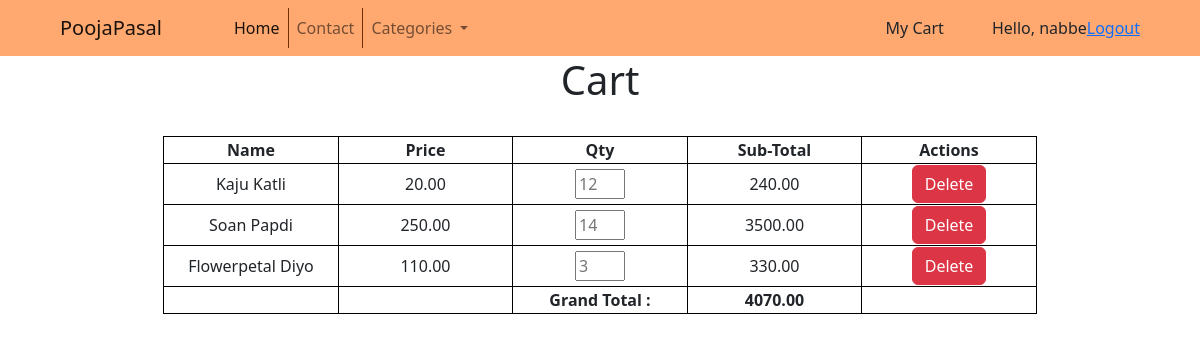
The page /cart/ (signed in) on the database as committed earlier.
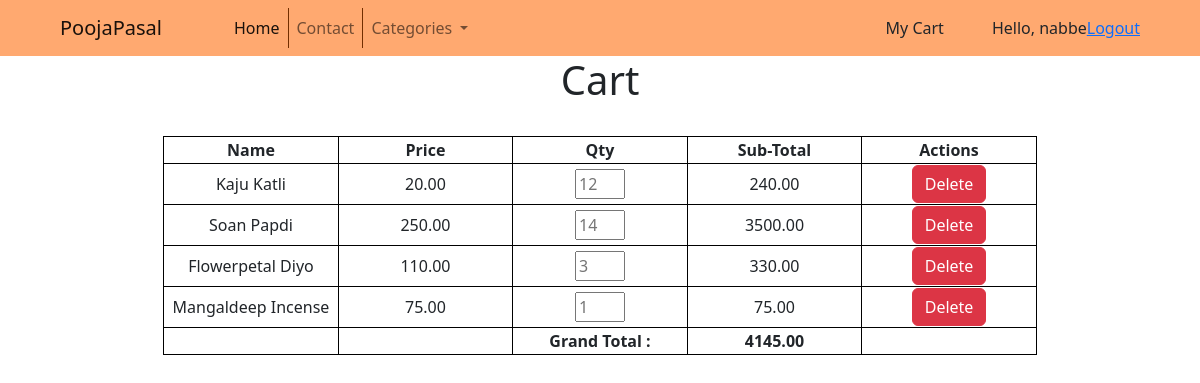
The same page on the database as committed later.
### userauths/models.py (models this page shows, shortened)
class User(AbstractUser):
    email = models.EmailField(unique=True)
    username = models.CharField(max_length=100)
    phone = models.IntegerField(blank=True, null=True)
    address = models.CharField(max_length=100)
    USERNAME_FIELD = "email"
    REQUIRED_FIELDS = ["username"]

### cart/models.py (models this page shows)
class CartItems(models.Model):
    cart = models.ForeignKey(Cart, on_delete=models.CASCADE, related_name="cart_items")
    product = models.ForeignKey(Product, on_delete=models.CASCADE, related_name="product")
    quantity = models.IntegerField(default=1, blank=False, null=False)
    @property
    def sub_total(self):
        return self.product.price * self.quantity

### pooja/models.py (models this page shows, shortened)
class Product(models.Model):
    name = models.CharField(max_length=100)
    desc = models.TextField(max_length=500, null=True, blank=True)
    category = models.ForeignKey(Category, on_delete=models.SET_NULL, null=True)
    image = models.ImageField(upload_to="Product", default="nothing.jpg")
    price = models.DecimalField(max_digits=10, decimal_places=2, default=100.00)
    in_stock = models.BooleanField(default=True)
    class Meta:
        verbose_name_plural = "Products"

### cart/views.py (the view, shortened to what this page needs)
# urls.py: path('cart/', views.cart, name="cart"),
def cart(request):
    n_cart = Cart.objects.get(user=request.user)
    items = CartItems.objects.filter(cart=n_cart)
    category = Category.objects.all()
    count = item_count(request.user)
    total = total_cost(request.user)
    context = {
        'cart': n_cart,
        'items': items,
        'category': category,
        'count':count,
        'total': total,
    }
    return render(request, "cart.html", context)

### cart/models.py (called while the page is built)
def item_count(user):
    return CartItems.objects.filter(cart__user=user).count()

def total_cost(user):
    items = CartItems.objects.filter(cart__user=user)
    total = 0
    for c in items:
        total += (c.product.price * c.quantity)
    return total

### templates/cart.html (shortened to what this page needs)
{% extends 'nav.html' %}
{% block body %}
    <div class="container">
        <h1 class="d-flex justify-content-center">Cart</h1>
        <br>
        <table width="80%" style="margin: auto; table-layout: fixed">
            <tr>
                <th>Name</th>
                <th>Price</th>
                <th>Qty</th>
                <th>Sub-Total</th>
                <th>Actions</th>
            </tr>
            {% for i in items %}
                <tr>
                    <td>{{ i.product.name }}</td>
                    <td>{{ i.product.price }}</td>
                    <td>
                        <form method="POST">
                            <input style="width: 50px" type="number" min="1" id="number-{{ forloop.counter }}" name="quantity"
                                   onkeypress="return (event.charCode !=8 && event.charCode ==0 || (event.charCode >= 48 && event.charCode <= 57))"
                                   placeholder="{{ i.quantity }}"/>
                        </form>
                    </td>
                    <td>{{ i.sub_total }}</td>
                    <td>
                                <a href="{% url 'delete_from_cart' i.product.id %}">
                                    <button class="btn btn-danger">Delete</button>
                                </a>
                        </div>
                    </td>
                </tr>
            {% endfor %}
            <tr style="text-align: end; font-weight: bold">
                <td></td>
                <td></td>
                <td>Grand Total : </td>
                <td>{{ total }}</td>
                <td></td>
            </tr>
{% endblock %}

### templates/nav.html (shortened to what this page needs)
<!DOCTYPE html>
<html lang="en">
<head>
    <link href="https://cdn.jsdelivr.net/npm/bootstrap@5.2.3/dist/css/bootstrap.min.css" rel="stylesheet"
>
<link rel="stylesheet" href="../static/css/style2.css">
</head>
<body>
<nav class="navbar navbar-expand-lg px-5" style="background-color: #ffa970;">
    <div class="container-fluid">
        <a class="navbar-brand" href="../">PoojaPasal</a>
        <div class="collapse navbar-collapse" id="navbarSupportedContent">
            <ul class="navbar-nav me-auto mb-2 mb-lg-0 px-5">
                <li class="nav-item bdr-right">
                    <a class="nav-link active " aria-current="page" href="../">Home</a>
                </li>
                <li class="nav-item bdr-right">
                    <a class="nav-link" href="#">Contact</a>
                </li>
                <li class="nav-item dropdown">
                    <a class="nav-link dropdown-toggle" href="#" role="button" data-bs-toggle="dropdown"
                       aria-expanded="false">
                        Categories
                    </a>
                </li>
            </ul>
            {% if user.is_authenticated %}
            <ul class="navbar mb-2 mb-lg-0 px-5">
                <li class="nav-link"><a href="{% url 'cart' %}" class="nav-link">My Cart</a></li>
            </ul>
        {% endif %}
            <form class="d-flex" role="search">
                {% if user.is_authenticated %}
                    <div>Hello, {{ user.username }}</div>
                    <a href="../logout">Logout</a>
                {% endif %}
            </form>
        </div>
    </div>
</nav>
<div class="container">
    {% block body %}
    {% endblock %}
</body>
</html>

Rows that differ between the two databases and show on the page:
added CartItems: product.name "Mangaldeep Incense", product.price "75.00", quantity "1", sub_total "75.00"
Other text that changed with them:
{{ total }}: "4070.00" → "4145.00"
